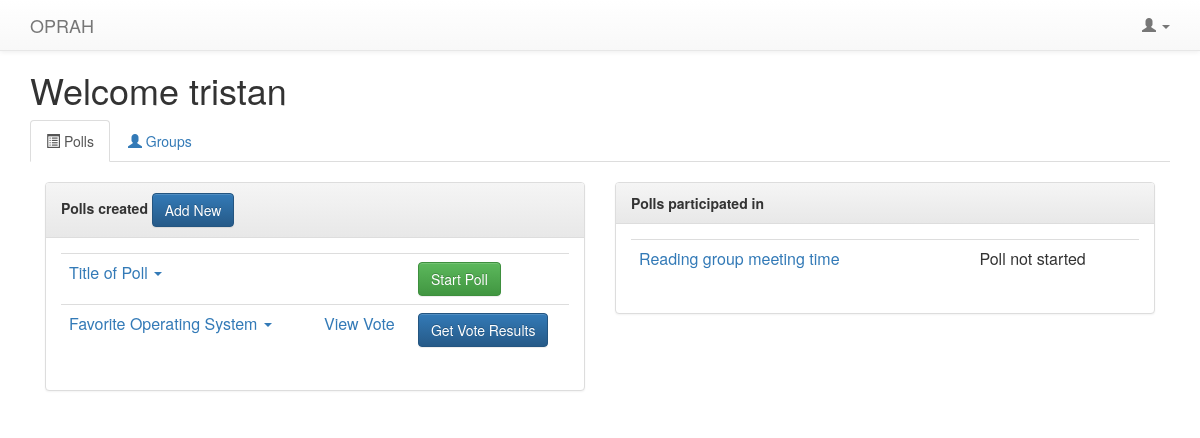
/polls/ (signed in), run on the app's committed database.
### polls/models.py (models this page shows, shortened)
@python_2_unicode_compatible
class Question(models.Model):
    question_text = models.CharField(max_length=20)
    question_desc = models.CharField(max_length=500, null=True, blank=True)
    image = models.CharField(max_length=500, default="https://pbs.twimg.com/media/B0eebrtIUAEVFad.jpg")
    pub_date = models.DateTimeField('date published')
    follow_up = models.OneToOneField('Question', on_delete=models.CASCADE, null = True, blank = True)
    question_owner = models.ForeignKey(User, null = True)
    question_voters = models.ManyToManyField(User, related_name='voters')
    status = models.IntegerField(default=1)
    display_pref = models.IntegerField(default=1)

### polls/views.py (the view)
class IndexView(generic.ListView):
    template_name = 'polls/index.html'
    context_object_name = 'question_list'
    def get_context_data(self, **kwargs):
        ctx = super(IndexView, self).get_context_data(**kwargs)
        ctx['groups'] = Group.objects.all()
        return ctx
    def get_queryset(self):
        return Question.objects.all().order_by('-pub_date')

### polls/templates/polls/index.html (shortened to what this page needs)
{% extends 'polls/base.html' %}
{% block content %}
<body>
    {% if user.is_authenticated %}
            <h1>Welcome {{ request.user.username }}</h1>
            <ul class="nav nav-tabs">
                <li class="active"><a data-toggle="tab" href="#home"><span class="glyphicon glyphicon-list-alt"></span> Polls</a></li>
                <li><a data-toggle="tab" href="#groups"><span class="glyphicon glyphicon-user"></span> Groups</a></li>
            </ul>
            <div class="tab-content">
            <div id="home" class="tab-pane active">
                <br />
                <div class="col-md-6">
                    <div class="panel panel-default">
                        <div class="panel-heading"><b>Polls created</b> <a href="/polls/add_step1/"><span class="btn btn-primary">Add New</span></a></div>
                        <div class="panel-body">
                        <table class="table">
                        {% if question_list %}
                            {% for question in question_list %}
                                {% if question.question_owner == request.user %}
                                <tr>
                                    <td>
                                    <div class="dropdown">
                                        <a class="dropdown-toggle" data-toggle="dropdown" href="#">
                                            {{ question.question_text }}
                                            <span class="caret"></span>
                                        </a>
                                    </div>
                                    </td>
                                    <td>
                                    </td>
                                    <td>
                                        {% if question.status == 2 or question.status == 3 %}
                                        <a href="{% url 'polls:preferences' question.id %}">View Vote</a>
                                        {% endif %}
                                    </td>
                                    {% if question.status == 1 %}
                                        <td><a href="{% url 'polls:start' question.id %}"><span class="btn btn-success">Start Poll</span></a></td>
                                    {% elif question.status == 2 %}
                                        <td><a href="{% url 'polls:stop' question.id %}"><span class="btn btn-danger">Stop Poll</span></a></td>
                                    {% elif question.status == 3 %}
                                        <td>
                                            <a href="/polls/{{ question.id }}/vote/results/" class="btn btn-primary">Get Vote Results</a>
                                        </td>
                                    {% endif %}
                                </tr>
                                {% endif %}
                            {% endfor %}
                        {% endif %}
                        </table>
                        </div>
                    </div>
                </div>
                <div class="col-md-6">
                    <div class="panel panel-default">
                        <div class="panel-heading"><b>Polls participated in</b></div>
                        <div class="panel-body">
                            <table class="table">
                            {% if question_list %}
                                {% for question in question_list %}
                                    {% if question.question_owner != request.user and request.user in question.question_voters.all %}
                                    <tr>
                                        <td>
                                            <a href="{% url 'polls:pollinfo' question.id %}">
                                            {{ question.question_text }}
                                            </a>
                                        </td>
                                        <td>
                                        </td>
                                        <td>
                                        </td>
                                        {% if question.status == 1 %}
                                            <td>Poll not started</td>
                                        {% elif question.status == 2 %}
                                            <td>Polling in session</td>
                                        {% elif question.status == 3 %}
                                            <td>
                                                Polling complete
                                                <a href="{% url 'polls:voteresults' question.id %}" class="btn btn-primary">Get Vote Results</a>
                                            </td>
                                        {% endif %}
                                    </tr>
                                    {% endif %}
                                {% endfor %}
                            {% endif %}
                            </table>
                        </div>
                    </div>
                </div>
            </div>
        </div>
    {% endif %}
</body>
{% endblock %}

### polls/templates/polls/base.html (style rules this page uses)
body { min-height: 1000px; padding-top: 50px; padding-bottom: 20px; }

### data on the page
Question: question_text "Title of Poll", status "Start Poll"
Question: question_text "Favorite Operating System", status "View Vote"
Question: question_text "Reading group meeting time", status "Poll not started"

### other printed values
{{ request.user.username }} "tristan"
